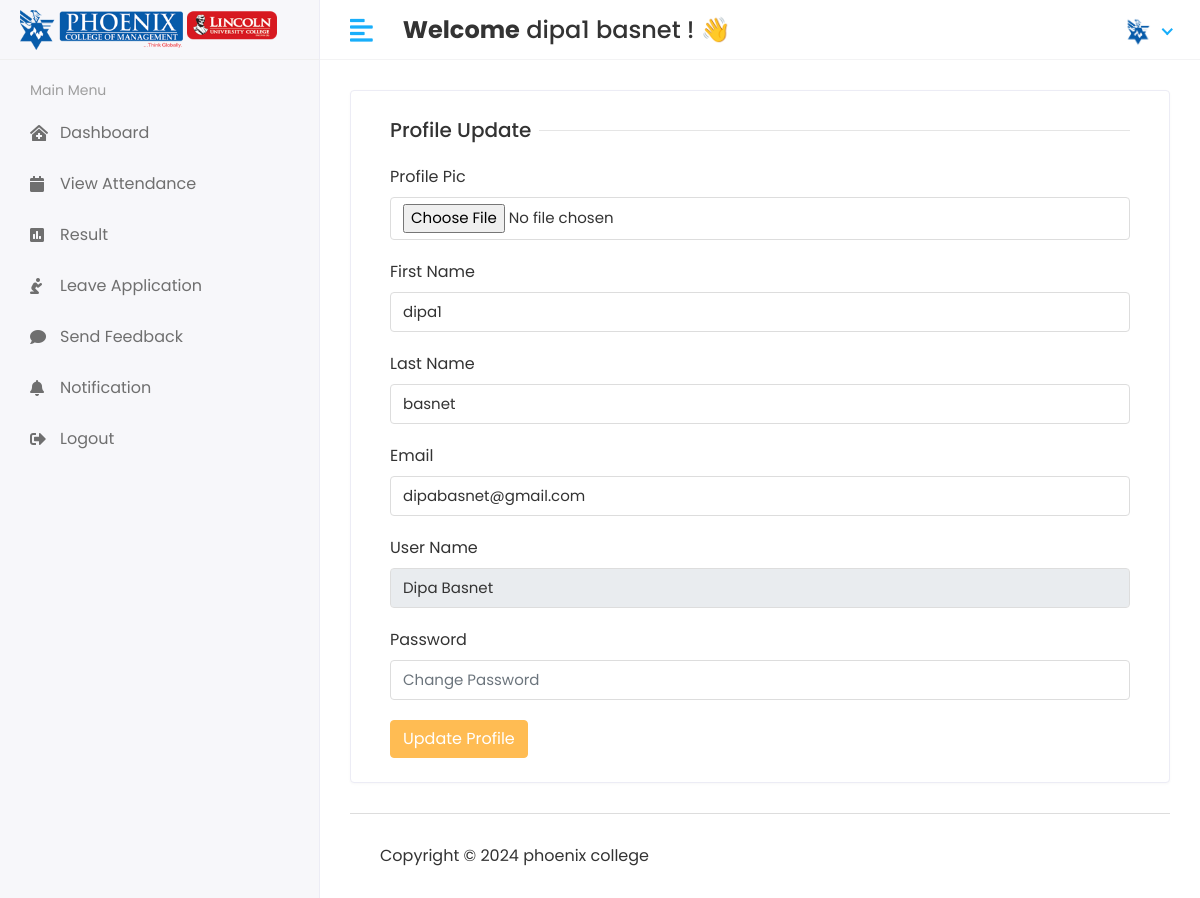
The page /Profile (signed in) on the database its author committed.
### student/models.py (models this page shows)
class CustomUser(AbstractUser):
    USER = (
        (1, 'HOD'),
        (2, 'STAFF'),
        (3, 'STUDENT'),
    )
    user_type = models.CharField(choices=USER, max_length=50, default=1)
    profile_pic = models.ImageField(upload_to='media/profile_pic')

### student_management_system/views.py (the view)
# urls.py: path('Profile', views.PROFILE, name='profile'),
@login_required(login_url='/')
def PROFILE(request):
    user = CustomUser.objects.get(id=request.user.id)
    context = {
        "user": user,
    }
    return render(request, 'profile.html', context)

### templates/profile.html (shortened to what this page needs)
{% extends 'base.html' %}
{% block content %}
<div class="row">
                  <div class="col-sm-12">
                     <div class="card">
                        <div class="card-body">
                           <form method="post" action="{% url 'profile_update' %}" enctype="multipart/form-data">
                                 <div class="col-12">
                                    <h5 class="form-title"><span>Profile Update</span></h5>
                                 </div>
                                 <div class="col-12">
                                    <div class="form-group">
                                       <label>Profile Pic</label>
                                       <input type="file" class="form-control" name="profile_pic">
                                    </div>
                                 </div>
                                 <div class="col-12">
                                    <div class="form-group">
                                       <label>First Name</label>
                                       <input type="text" class="form-control" name="first_name" value="{{user.first_name}}">
                                    </div>
                                 </div>
                                 <div class="col-12">
                                    <div class="form-group">
                                       <label>Last Name</label>
                                       <input type="text" class="form-control" name="last_name" value="{{user.last_name}}">
                                    </div>
                                 </div>
                                 <div class="col-12">
                                    <div class="form-group">
                                       <label>Email</label>
                                       <input type="text" class="form-control" name="email" placeholder="sample@gmail.com" value="{{user.email}}">
                                    </div>
                                 </div>
                                 <div class="col-12">
                                    <div class="form-group">
                                       <label>User Name</label>
                                       <input type="text" class="form-control" name="username" value="{{user.username}}" readonly>
                                    </div>
                                 </div>
                                 <div class="col-12">
                                    <div class="form-group">
                                       <label>Password</label>
                                       <input type="password" class="form-control" name="password" placeholder="Change Password">
                                    </div>
                                 </div>
                                 <div class="col-12">
                                    <button type="submit" class="btn btn-primary">Update Profile</button>
                                 </div>
                           </form>
                        </div>
                     </div>
                  </div>
               </div>
{% endblock %}

### templates/includes/header.html (shortened to what this page needs)
 {% load static %}
<div class="header">
            <div class="header-left">
               <a href="" class="logo">
               <img src="{% static 'assets/img/logo-both.png'%}" alt="Logo">
               </a>
            </div>
            <a href="javascript:void(0);" id="toggle_btn">
            <i class="fas fa-align-left"></i>
            </a>
            <div class="top-nav-search mt-3">
               <h4><strong>Welcome</strong>&nbsp;<span>{{user.first_name}} {{ user.last_name }}</span>&nbsp;! 👋</h4>
            </div>
            <ul class="nav user-menu">
               <li class="nav-item dropdown has-arrow">
                  <a href="#" class="dropdown-toggle nav-link" data-toggle="dropdown">
                   {% if user.profile_pic == "" %}
                      <span class="user-img"><img class="rounded-circle" src="{% static 'assets/img/no_image.jpg' %}" width="31" alt="profile"></span>
                     {% else %}
                  <span class="user-img"><img class="rounded-circle" src="/{{user.profile_pic}}" width="31" alt="Profile"></span>
                   {% endif %}
                  </a>
               </li>
            </ul>
         </div>

### static/assets/css/style.css (style rules this page uses)
html { height: 100%; }
body { background-color: #fff; color: #333; font-family: 'Poppins', sans-serif; font-size: 1rem; height: 100%; line-height: 1.5; overflow-x: hidden; }
h1, h2, h3, h4, h5, h6 { font-family: 'Poppins', sans-serif; margin-top: 0; }
.form-control { border: 1px solid #ddd; box-shadow: none; color: #333; font-size: 15px; height: 40px; }
a { color: #009ce7; }
input, button, a { transition: all 0.4s ease; -moz-transition: all 0.4s ease; -o-transition: all 0.4s ease; -ms-transition: all 0.4s ease; -webkit-transition: all 0.4s ease; }
input, input:focus, button, button:focus { outline: none; }
input[type="file"] { height: auto; min-height: calc(1.5em + .75rem + 2px); }
.form-group { margin-bottom: 1.25rem; }
ul, ol { padding: 0px; list-style: none; }
.btn-primary { background-color: #FFBC53; border: 1px solid #FFBC53; }
.card { border: 1px solid #ececf5; box-shadow: 0 1px 3px 0 rgba(0, 0, 0, 0.03); margin-bottom: 1.875rem; }
.card-body { padding: 1.5rem; }
.header { background-color: #fff; border-bottom: 1px solid #f3f3f4; left: 0; position: fixed; right: 0; top: 0; z-index: 1001; height: 60px; }
.header .header-left { float: left; height: 60px; padding: 0 20px; position: relative; width: 320px; z-index: 1; transition: all 0.2s ease-in-out; background-color: #f7f7fa; border-bottom: 1px solid #efefef; border-right: 1px solid #ececf5; display: flex; align-items: center; }
.header .header-left .logo { display: inline-block; line-height: 60px; }
.header .header-left .logo img { max-height: 40px; width: auto; }
.header .dropdown-toggle:after { display: none; }
.header .has-arrow .dropdown-toggle:after { border-top: 0; border-left: 0; border-bottom: 2px solid #18aefa; border-right: 2px solid #18aefa; content: ''; height: 8px; display: inline-block; pointer-events: none; -webkit-transform-origin: 66% 66%; -ms-transform-origin: 66% 66%; transform-origin: 66% 66%; -webkit-transform: rotate(45deg); -ms-transform: rotate(45deg); transform: rotate(45deg); -webkit-transition: all 0.15s ease-in-out; transition: all 0.15s ease-in-out; width: 8px; vertical-align: 0px; }
.user-menu { float: right; margin: 0; position: relative; z-index: 99; padding-right: 15px; }
.user-menu.nav > li > a { color: #a0a0a0; font-size: 14px; line-height: 58px; padding: 0 15px; height: 60px; }
.user-img { margin-right: 3px; position: relative; }
.top-nav-search { float: left; margin-left: 15px; }
.form-title { width: 100%; max-width: 100%; padding: 0; font-size: 1.25rem; font-weight: 500; line-height: inherit; color: #333; white-space: normal; position: relative; display: block; margin-bottom: 20px; }
.form-title:before { content: ""; position: absolute; left: 0px; right: 0px; height: 1px; top: 50%; background-color: rgba(0, 0, 0, 0.1); }
.form-title span { padding: 0px 0.5rem 0 0; background-color: #fff; display: inline-block; z-index: 2; position: relative; }
@media (min-width: 992px) { #toggle_btn { align-items: center; color: #18aefa; display: inline-flex; float: left; font-size: 26px; height: 60px; justify-content: center; margin-left: 15px; padding: 0 15px; } }

### rows shown on the page
CustomUser: first_name "dipa1", last_name "basnet", profile_pic (picture), email "dipabasnet@gmail.com", username "Dipa Basnet"
